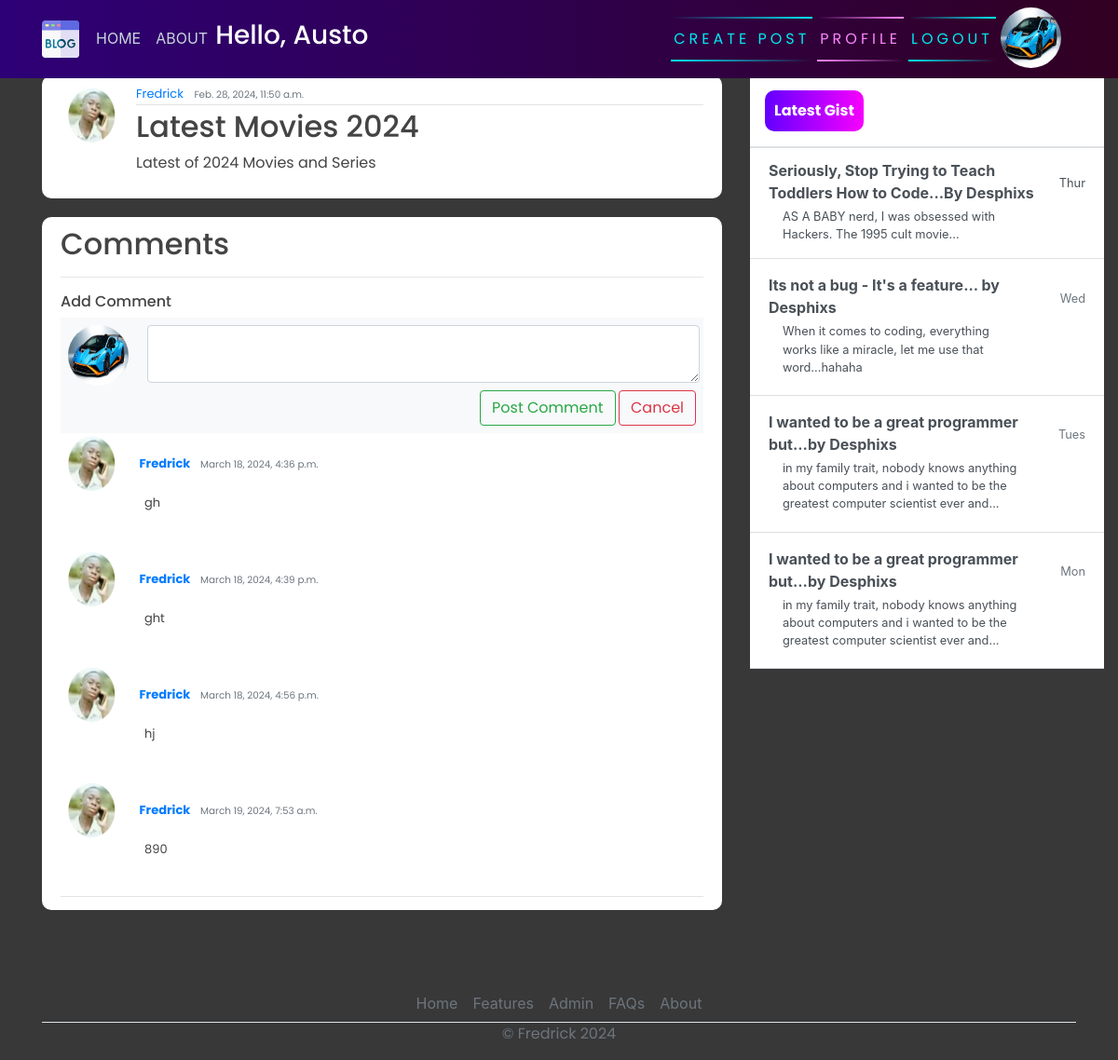
/post/11/ (signed in), run on the app's committed database.
### users/models.py (models this page shows, shortened)
class Profile(models.Model):
    user = models.OneToOneField(User, on_delete=models.CASCADE)
    image = models.ImageField(default='default.jpg', upload_to='profile_pics')

### blog/models.py (models this page shows, shortened)
class Post(models.Model):
    title = models.CharField(max_length=200)
    content = models.TextField()
    date_posted = models.DateTimeField(default=timezone.now)
    author = models.ForeignKey(User, on_delete=models.CASCADE)

class Comment(models.Model):
    post = models.ForeignKey(Post, on_delete=models.CASCADE, related_name='comments')
    author = models.ForeignKey(User, on_delete=models.CASCADE)
    content = models.TextField()
    date_posted  = models.DateTimeField(auto_now_add=True)

### blog/views.py (the view)
# urls.py: path('post/<int:pk>/',PostDetailView.as_view(), name="blog-detail"),
class PostDetailView(LoginRequiredMixin,DetailView):
	model = Post

### blog/templates/blog/post_detail.html (shortened to what this page needs)
{% extends 'blog/base.html' %}
{% block content %}
  <article class="media content-section">
    <img class="rounded-circle article-img" src="{{ object.author.profile.image.url }}" alt="">
    <div class="media-body">
      <div class="article-metadata">
        <a class="mr-2" href="#">{{ object.author }}</a>
        <small class="text-muted">{{ object.date_posted }}</small>
      </div>
      <h2><a class="article-title" href="">{{ object.title }}</a></h2>
      <p class="article-content">{{ object.content }}</p>
    </div>
    <br>
  </article>
{% endblock content %}
{% block comment %}
  <article class="media content-section">
    <div class="media-body">
      <div class="article-metadata">
        <h2> Comments</h2>
        <hr>
         <h6>Add Comment</h6>
          <div class="bg-light p-2">
            <div class="d-flex flex-row align-items-start">
              <img class="rounded-circle article-img" src="{{request.user.profile.image.url }}" alt="">
              <form action="{% url 'add_comment' pk=post.pk %}" method="post" style="width:100%;">
                <textarea class="form-control ml-1 shadow-none textarea" name="content"></textarea>
                <div class="mt-2 text-right">
                  <input class="btn btn-outline-success"  type="submit" value="Post Comment" ></input>
                 <a href="{% url 'post_detail' pk=post.pk %}" class="btn btn-outline-danger">Cancel</a>
                </div>
              </form>
            </div>
          </div>
          {% for comment in post.comments.all %}
            <div class="comment">
              <img class="rounded-circle article-img" src="{{ comment.author.profile.image.url }}" alt="">
              <strong>
                <a class="mr-2" href="#">{{ comment.author }}</a>
                <small class="text-muted">{{ comment.date_posted }}</small>
              </strong>
              <p class="article-content" style="margin-left: 90px;">{{ comment.content }}</p>
            </div>
            <br>
          {% endfor %}
      </div>
    </div>
  </article>
{% endblock %}
{% block Gist %}
  <div class="d-flex flex-column align-items-stretch flex-shrink-0 bg-white" style="width: 380px;" style="padding-top: 120px;">
    <a id="list-group" style="text-decoration: none;" href="" class="d-flex align-items-center flex-shrink-0 p-3 link-dark text-decoration-none border-bottom">
      <span class="fs-5 fw-semibold" id="gist-btn">Latest Gist</span>
    </a>
    <div class="list-group list-group-flush border-bottom scrollarea">
      <a href="#" class="list-group-item list-group-item-action  lh-tight" aria-current="true">
        <div class="d-flex w-100 align-items-center justify-content-between">
          <strong class="mb-1">Seriously, Stop Trying to Teach Toddlers How to Code...By Desphixs
        </strong>
          <small>Thur</small>
        </div>
        <div class="col-10 mb-1 small">AS A BABY nerd, I was obsessed with Hackers. The 1995 cult movie... </div>
      </a>
      <a href="#" class="list-group-item list-group-item-action py-3 lh-tight">
        <div class="d-flex w-100 align-items-center justify-content-between">
          <strong class="mb-1">Its not a bug - It's a feature... by Desphixs</strong>
          <small class="text-muted">Wed</small>
        </div>
        <div class="col-10 mb-1 small">When it comes to coding, everything works like a miracle, let me use that word...hahaha</div>
      </a>
      <a href="#" class="list-group-item list-group-item-action py-3 lh-tight">
        <div class="d-flex w-100 align-items-center justify-content-between">
          <strong class="mb-1">I wanted to be a great programmer but...by Desphixs</strong>
          <small class="text-muted">Tues</small>
        </div>
        <div class="col-10 mb-1 small">in my family trait, nobody knows anything about computers and i wanted to be the greatest computer scientist ever and...</div>
      </a>
       <a href="#" class="list-group-item list-group-item-action py-3 lh-tight">
        <div class="d-flex w-100 align-items-center justify-content-between">
          <strong class="mb-1">I wanted to be a great programmer but...by Desphixs</strong>
          <small class="text-muted">Mon</small>
        </div>
        <div class="col-10 mb-1 small">in my family trait, nobody knows anything about computers and i wanted to be the greatest computer scientist ever and...</div>
      </a>
    </div>
  </div>
{% endblock %}

### blog/templates/blog/base.html (shortened to what this page needs)
{% load static %}
<!DOCTYPE html>
<html>
<head>
    <link rel="stylesheet" href="https://maxcdn.bootstrapcdn.com/bootstrap/4.0.0/css/bootstrap.min.css">
    <link rel="stylesheet" href="{% static 'blog/main.css' %}">
</head>
<body>
    <header class="site-header">
      <nav class="navbar navbar-expand-md navbar-dark bg-steel fixed-top">
        <div class="container">
          <div class="collapse navbar-collapse" id="navbarToggle">
            <div class="navbar-nav mr-auto">
                {% if user.is_authenticated %}
              <a class="nav-item nav-link" href="{% url 'blog-home' %}">HOME</a>
              <a class="nav-item nav-link" href="{% url 'blog-about' %}">ABOUT</a>
               <div class="user-info">
                  <h3 id="user-greeting" style="color: white; display: flex;">Hello, {{request.user}}</h3>
                </div>
            </div>
            <div class="navbar-nav">
              <a href="{% url 'blog-new' %}" id="auth-links">
                <span></span>
                <span></span>
                Create Post
              </a>
              <a href="{% url 'profile' %}" id="auth-links">
                <span></span>
                <span></span>
                Profile
              </a>
              <a href="{% url 'logout' %}" id="auth-links">
                <span></span>
                <span></span>
                Logout
              </a>
                <img class="rounded-circle article-img" src="{{request.user.profile.image.url }}" alt="">
                {% endif %}
            </div>
          </div>
        </div>
      </nav>
    </header>
    <main role="main" class="container">
      <div class="row">
          <div class="col-md-8">
          </div>
        <div class="col-md-8">
           {% block content %}{% endblock %}
           {%block comment%}{% endblock %}
        </div>
        <div class="col-md-4">
          <div class="content-sectionw">
            {% block Gist %}{% endblock %}
          </div>
        </div>
      </div>
        <footer class="" >
          <ul class="nav justify-content-center border-bottom"  style="margin-top: 60px;">
            <li class="nav-item"><a href="{% url 'blog-home' %}" class="nav-link px-2 text-muted">Home</a></li>
            <li class="nav-item"><a href="#" class="nav-link px-2 text-muted">Features</a></li>
            <li class="nav-item"><a href="admin/" class="nav-link px-2 text-muted">Admin</a></li>
            <li class="nav-item"><a href="#" class="nav-link px-2 text-muted">FAQs</a></li>
            <li class="nav-item"><a href="{% url 'blog-about' %}" class="nav-link px-2 text-muted">About</a></li>
          </ul>
          <p class="text-center text-muted">&copy; Fredrick 2024</p>
        </footer>
    </main>
</body>
</html>

### blog/static/blog/main.css (style rules this page uses)
body { background-color: rgb(56, 56, 56); margin-top: 5rem; background-size: contain; background-repeat: no-repeat; }
h1, h2, h3, h4, h5, h6, p { color: #444444; font-family: 'Poppins', sans-serif; }
ul { margin: 0; }
.bg-steel { background: linear-gradient(270deg, rgb(49, 0, 33) 0%, rgb(46, 0, 119) 100%); }
.site-header .navbar-nav .nav-link { color: #cbd5db; }
.content-section { background: #ffffff; padding: 10px 20px; border-radius: 10px; margin-bottom: 20px; }
.article-title { color: #444444; }
.article-content { white-space: pre-line; }
.article-img { height: 65px; width: 65px; margin-right: 16px; }
.article-metadata { font-family: 'Poppins', sans-serif; padding-bottom: 1px; margin-bottom: 4px; font-size: 13px; border-bottom: 1px solid #e3e3e3 }
svg { width: 50px; height: 50px; }
#auth-links { font-family: 'Poppins', sans-serif; position: relative; display: inline-block; padding: 12px 3px; margin: 10px 0; color: #03e9f4; text-decoration: none; text-transform: uppercase; transition: 0.5s; letter-spacing: 4px; overflow: hidden; margin-right: 5px; }
#auth-links:nth-child(2) { filter: hue-rotate(110deg); }
#auth-links span { position: absolute; display: block; }
#auth-links span:nth-child(1) { top: 0; left: 0; width: 100%; height: 2px; background: linear-gradient(90deg,transparent,#03e9f4); animation: animate1 1s linear infinite; }
#auth-links span:nth-child(3) { bottom: 0; right: 0; width: 100%; height: 2px; background: linear-gradient(270deg,transparent,#03e9f4); animation: animate3 1s linear infinite; animation-delay: 0.50s; }
#gist-btn { color: black; background: linear-gradient(270deg, rgb(247, 0, 255) 0%, rgb(98, 0, 255) 100%); padding: 10px; color: white; font-family: 'Poppins', sans-serif; font-weight: bold; border-radius: 10px; }
.comment { margin-bottom: 20px; }

### data on the page
Post: author.profile.image (picture), author "Fredrick", date_posted "Feb. 28, 2024, 11:50 a.m.", title "Latest Movies 2024", content "Latest of 2024 Movies and Series"
Comment: author.profile.image (picture), author "Fredrick", date_posted "March 18, 2024, 4:36 p.m.", content "gh"
Comment: author.profile.image (picture), author "Fredrick", date_posted "March 18, 2024, 4:39 p.m.", content "ght"
Comment: author.profile.image (picture), author "Fredrick", date_posted "March 18, 2024, 4:56 p.m.", content "hj"
Comment: author.profile.image (picture), author "Fredrick", date_posted "March 19, 2024, 7:53 a.m.", content "890"

### other printed values
{{ request.user }} "Austo"
